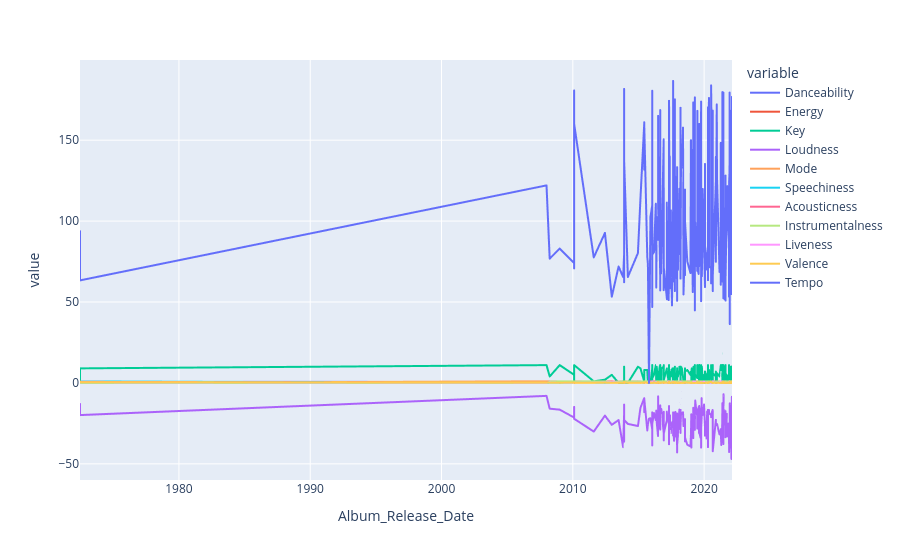

The notebook cell saved with this chart:
### Code cell
import pandas as pd
import numpy as np
import matplotlib

#importing and merging two csv files
df = pd.concat(
    map(pd.read_csv,['meditationandrelaxation1.csv', 'meditationandrelaxation2.csv', 'meditationandrelaxation3.csv', 'meditationandrelaxation4.csv', 'meditationandrelaxation5.csv']), ignore_index=True)
print(df)

df.head()

"""## EDA (Exploratory Data Analysis)"""

#finding total NaN values in dataset
df.isna().sum()

#displaying all rows having all NaN values
df[df.isnull().any(axis=1)]

#coverting dtype of object to datetime
df['Album Release Date'] = pd.to_datetime(df['Album Release Date'])
df.dtypes

df.shape

df.describe()

#displaying column name
df.columns

df.dtypes

#creating random user names
nodes=['{0}'.format(i) for i in range(1,151)]

print(nodes)

import numpy as np

#inserting random user name
df["user"] = np.random.choice(nodes, size=len(df))

df.dtypes

df.head()

df.user

df

#droping unwanted columns in the dataset
music=df.drop(["Artist URI(s)","Album URI","Album Artist URI(s)","Album Artist Name(s)","Album Image URL","Disc Number","Track Preview URL"],axis=1)
music.columns

#poping last user column
first_column=music.pop("user")

music.columns

#inserting user column at first place
music.insert(0,"user", first_column)

music.columns

len(music)

df.dtypes

#coverting dtype of object to datetime
music['Added At'] =pd.to_datetime(music['Added At'])

df.dtypes

#extrating date from datetime format
music["Added At"]=music["Added At"].dt.date

music["Added At"]

#coverting datatype (object to datetime), displaying only date
music['Added At'] = pd.to_datetime(music['Added At'])

#filling Na values in Time Signature with 0
music['Time Signature'] = music['Time Signature'].fillna(0)

#converting datatype of Time Signature column from float to int
music['Time Signature'] = music['Time Signature'].astype(np.int64)

music.dtypes

music

#rename all the columns which have space in between bcs it considers as a series type

music=music.rename(columns= {"Track URI":"Track_URI","Track Name":"Track_Name","Artist Name(s)":"Artist_Name","Album Name":"Album_Name","Album Release Date":"Album_Release_Date","Track Number":"Track_Number","Track Duration (ms)":"Track_Duration(ms)","Added By":"Added_By","Added At":"Added_At","Time Signature":"Time_Signature","user":"user_id"})
#df.columns = df.columns.str.replace(' ','_')

music.head()

music.sort_values('user_id', ascending=True)

music["Added_At"]

"""#### checking Na values in columns"""

music["Added_At"].isna().sum()

music["Album_Release_Date"].isna().sum()

date_mean=(music.Album_Release_Date-music.Album_Release_Date.min()).mean()+music.Album_Release_Date.min()

date_mean

d='2019-01-12 01:07:39.060402688'
date=pd.to_datetime(d).date()
print(date)

end = pd.to_datetime('2019-01-12')
music["Album_Release_Date"]=music["Album_Release_Date"].fillna(end)

music

#Replacing NaN values in Danceability column with mean value as column is of contineous type and non-categorical
Danceability_mean=music["Danceability"].mean()
music['Danceability'] = music['Danceability'].fillna(Danceability_mean)

#Replacing NaN values in Energy column with mean value as column is of contineous type and non-categorical
Energy_mean=music["Energy"].mean()
music['Energy'] = music['Energy'].fillna(Energy_mean)

#Replacing NaN values in key column with mean value as column is of contineous type and non-categorical
Key_mean=music["Key"].mean()
music['Key'] = music['Key'].fillna(Key_mean)

#Replacing NaN values in loudness column with mean value as column is of contineous type and non-categorical
Loudness_mean=music["Loudness"].mean()
music['Loudness'] = music['Loudness'].fillna(Loudness_mean)

#Replacing NaN values in Mode column with mean value as column is of contineous type and non-categorical
Mode_mean=music["Mode"].mean()
music['Mode'] = music['Mode'].fillna(Mode_mean)

#Replacing NaN valuesin Speechiness column with mean value as column is of contineous type and non-categorical
Speechiness_mean=music["Speechiness"].mean()
music['Speechiness'] = music['Speechiness'].fillna(Speechiness_mean)

#Replacing NaN values in Acousticness column with mean value as column is of contineous type and non-categorical
Acousticness_mean=music["Acousticness"].mean()
music['Acousticness'] = music['Acousticness'].fillna(Acousticness_mean)

#Replacing NaN values in Instrumentalness column with mean value as column is of contineous type and non-categorical
Instrumentalness_mean=music["Instrumentalness"].mean()
music['Instrumentalness'] = music['Instrumentalness'].fillna(Instrumentalness_mean)

#Replacing NaN values in Liveness column with mean value as column is of contineous type and non-categorical
Liveness_mean=music["Liveness"].mean()
music['Liveness'] = music['Liveness'].fillna(Liveness_mean)

#Replacing NaN values in valence column with mean value as column is of contineous type and non-categorical
Valence_mean=music["Valence"].mean()
music['Valence'] = music['Valence'].fillna(Valence_mean)

#Replacing NaN values in Tempo column with mean value as column is of contineous type and non-categorical
Tempo_mean=music["Tempo"].mean()
music['Tempo'] = music['Tempo'].fillna(Tempo_mean)

#Replacing NaN values in Time_Signature column with mode value as column is categorical
Time_Signature_mode=music["Time_Signature"].mode()
Time_Signature_mode

music['Time_Signature'] = music['Time_Signature'].replace(0, 4)

music.isna().sum()

music

music=music.sort_values(by='Album_Release_Date',ascending=False)
music

#from sklearn.preprocessing import StandardScaler
#array= StandardScaler().fit_transform(music[['Danceability', 'Energy','Key','Loudness','Mode','Speechiness','Acousticness','Instrumentalness','Liveness','Valence','Tempo']])
#array

#stmusic= pd.DataFrame(array, columns=['Danceability', 'Energy','Key','Loudness','Mode','Speechiness','Acousticness','Instrumentalness','Liveness','Valence','Tempo'])
#stmusic

music.dtypes

#music.drop(music.iloc[:, 11:22], inplace = True, axis = 1)

music

#music['tmp'] = 1
#stmusic['tmp'] = 1

#music1= pd.merge(music, stmusic, on=['tmp'])
#music=music1.drop('tmp', axis=1)
#music

music.dtypes

"""### Visualizing the Data"""

import matplotlib.pyplot as plt
from matplotlib.pyplot import hist
import seaborn as sns
#hist=music.plot(x="Track_Name", y="Popularity", kind='hist')
plt.figure(figsize=(100,30))
plt.bar(music['Track_Name'], music['Popularity'], align='center')
plt.xlabel('Track_Name')
plt.xticks(rotation=90)
plt.ylabel('Popularity',fontsize=80)
plt.yticks(fontsize=50)
plt.title('Bar Chart',fontsize=120)
plt.show()

#counted popularity
popularity_count=music.groupby('Track_Name')['Popularity'].count().sort_values(ascending=False)
popularity_count

#creating a dataframe with popularity count
popularity_mean_count= pd.DataFrame(music.groupby('Track_Name')['Popularity'].mean())
popularity_mean_count

#adding popularity mean count to existing dataframe with popularity
popularity_mean_count['popularity_count'] = pd.DataFrame(music.groupby('Track_Name')['Popularity'].count())

popularity_mean_count

# Commented out IPython magic to ensure Python compatibility.
sns.set_style('dark')
# %matplotlib inline

plt.figure(figsize=(20,10))
plt.xlabel("popularity count", fontsize=20)
plt.ylabel("Track count", fontsize=20)
plt.title("Histogram of track count vs popularity", fontsize=30)
plt.rcParams['patch.force_edgecolor'] = True
popularity_mean_count['popularity_count'].hist(bins=50)

#jointplot
plt.figure(figsize=(8,6))
plt.rcParams['patch.force_edgecolor'] = True
sns.jointplot(x='Popularity', y='popularity_count', data=popularity_mean_count, alpha=0.4)

"""## Top Ten Popular Songs"""

#count how many rows we have by song, we show only the ten more popular songs
top_ten = music.groupby('Track_Name')['Popularity'].count().reset_index().sort_values(['Popularity', 'Track_Name'], ascending = [0,1])
top_ten['top_ten']  = round(top_ten['Popularity'].div(top_ten['Popularity'].sum())*100, 2)

top_ten = top_ten[:10]
top_ten

labels = top_ten['Track_Name'].tolist()
counts = top_ten['Popularity'].tolist()

plt.figure()
sns.barplot(x=counts, y=labels, palette='Set3')
sns.despine(left=True, bottom=True)


import plotly.express as px
sound=px.data.gapminder()
sound_features=['Danceability', 'Energy', 'Key', 'Loudness', 'Mode', 'Speechiness', 'Acousticness', 'Instrumentalness', 'Liveness', 'Valence', 'Tempo']
figure=px.line(music, x="Album_Release_Date", y=sound_features)
figure.show()

# how many songs a user listend to
music_grouped=music.groupby(['user_id','Track_Name'])
music_grouped.first()

"""# Finding Similarities of Users by Pivot Table"""

music_pivot=music.pivot_table(index='user_id',columns='Track_Name', values='Popularity').reset_index(drop=True)
music_pivot

# Impute those NaNs with 0 values
music_pivot.fillna(0,inplace=True)
music_pivot

from sklearn.metrics import pairwise_distances
from scipy.spatial.distance import cosine,correlation

# Calculating Cosine Similarity between Users on array data
music_sim=1-pairwise_distances(music_pivot.values,metric='cosine')
music_sim

# Store the results in a dataframe format
music_sim1=pd.DataFrame(music_sim)
music_sim1

# Set the index and column names to music ids
#similarity of each users individually
music_sim1.index=music['user_id'].unique()
music_sim1.columns=music['user_id'].unique()
music_sim1

#every user is similar to themselves so not considering it
# Nullifying diagonal values
np.fill_diagonal(music_sim,0)
music_sim1

# displaying Most Similar Users
music_sim1.idxmax(axis=1)

music1=music.sort_index()
music1

music1.head(10)

"""## PCA"""

from sklearn.decomposition import PCA

# define transform
pca = PCA(n_components=1)
# prepare transform on dataset
pca.fit(music.iloc[:,12:23])
# apply transform to dataset
transformed = pca.transform(music.iloc[:,12:23])

transformed

pca.components_

# Final Dataframe
final_df=pd.DataFrame(transformed)
final_df

pca1= final_df.rename(columns={0: 'PC1'})
pca1

pc = pd.concat([music1, pca1], ignore_index=False)
pc

pc['PC1'].isnull()

"""## Music Similarity"""

from sklearn.feature_extraction.text import CountVectorizer
cv = CountVectorizer(max_features=500,stop_words='english')

vector = cv.fit_transform(music1['Track_Name'].unique()).toarray()

vector.shape

from sklearn.metrics.pairwise import cosine_similarity
similarity = cosine_similarity(vector)
similarity

similarity[2]

#index of perticular song
music1[music1['Track_Name'] == 'Yoga Top 100'].index[0]

"""# Deployment"""

def recommend(music):
    index = music1[music1['Track_Name'] == music].index[0]
    distances = sorted(list(enumerate(similarity[index])),reverse=True,key = lambda x: x[1])

    for i in distances[1:11]:
        a=[(music1.iloc[i[0]].Track_Name)],[(music1.iloc[i[0]].Artist_Name)]
#         data= pd.DataFrame(a, columns =['Track Name', 'Artist Name'],index =[i[0]])
        print(a)

recommend('Mindscape')

import pickle

pickle.dump(music1,open('music.pkl','wb'))

pickle.dump(similarity,open('similarity.pkl','wb'))

### Figure 1 — Plotly figure (JSON) as saved in the notebook; plotly's stock layout.template omitted (floating-point values rounded to 4 significant figures; data arrays with more than 128 entries replaced by an {"elided": "..."} marker saying what was removed)
{"data": [{"hovertemplate": "variable=Danceability<br>Album_Release_Date=%{x}<br>value=%{y}<extra></extra>", "legendgroup": "Danceability", "line": {"color": "#636efa", "dash": "solid"}, "marker": {"symbol": "circle"}, "mode": "lines", "name": "Danceability", "showlegend": true, "type": "scattergl", "x": {"elided": "1287 str values"}, "xaxis": "x", "y": {"elided": "1287 float values"}, "yaxis": "y"}, {"hovertemplate": "variable=Energy<br>Album_Release_Date=%{x}<br>value=%{y}<extra></extra>", "legendgroup": "Energy", "line": {"color": "#EF553B", "dash": "solid"}, "marker": {"symbol": "circle"}, "mode": "lines", "name": "Energy", "showlegend": true, "type": "scattergl", "x": {"elided": "1287 str values"}, "xaxis": "x", "y": {"elided": "1287 float values"}, "yaxis": "y"}, {"hovertemplate": "variable=Key<br>Album_Release_Date=%{x}<br>value=%{y}<extra></extra>", "legendgroup": "Key", "line": {"color": "#00cc96", "dash": "solid"}, "marker": {"symbol": "circle"}, "mode": "lines", "name": "Key", "showlegend": true, "type": "scattergl", "x": {"elided": "1287 str values"}, "xaxis": "x", "y": {"elided": "1287 float values"}, "yaxis": "y"}, {"hovertemplate": "variable=Loudness<br>Album_Release_Date=%{x}<br>value=%{y}<extra></extra>", "legendgroup": "Loudness", "line": {"color": "#ab63fa", "dash": "solid"}, "marker": {"symbol": "circle"}, "mode": "lines", "name": "Loudness", "showlegend": true, "type": "scattergl", "x": {"elided": "1287 str values"}, "xaxis": "x", "y": {"elided": "1287 float values"}, "yaxis": "y"}, {"hovertemplate": "variable=Mode<br>Album_Release_Date=%{x}<br>value=%{y}<extra></extra>", "legendgroup": "Mode", "line": {"color": "#FFA15A", "dash": "solid"}, "marker": {"symbol": "circle"}, "mode": "lines", "name": "Mode", "showlegend": true, "type": "scattergl", "x": {"elided": "1287 str values"}, "xaxis": "x", "y": {"elided": "1287 float values"}, "yaxis": "y"}, {"hovertemplate": "variable=Speechiness<br>Album_Release_Date=%{x}<br>value=%{y}<extra></extra>", "legendgroup": "Speechiness", "line": {"color": "#19d3f3", "dash": "solid"}, "marker": {"symbol": "circle"}, "mode": "lines", "name": "Speechiness", "showlegend": true, "type": "scattergl", "x": {"elided": "1287 str values"}, "xaxis": "x", "y": {"elided": "1287 float values"}, "yaxis": "y"}, {"hovertemplate": "variable=Acousticness<br>Album_Release_Date=%{x}<br>value=%{y}<extra></extra>", "legendgroup": "Acousticness", "line": {"color": "#FF6692", "dash": "solid"}, "marker": {"symbol": "circle"}, "mode": "lines", "name": "Acousticness", "showlegend": true, "type": "scattergl", "x": {"elided": "1287 str values"}, "xaxis": "x", "y": {"elided": "1287 float values"}, "yaxis": "y"}, {"hovertemplate": "variable=Instrumentalness<br>Album_Release_Date=%{x}<br>value=%{y}<extra></extra>", "legendgroup": "Instrumentalness", "line": {"color": "#B6E880", "dash": "solid"}, "marker": {"symbol": "circle"}, "mode": "lines", "name": "Instrumentalness", "showlegend": true, "type": "scattergl", "x": {"elided": "1287 str values"}, "xaxis": "x", "y": {"elided": "1287 float values"}, "yaxis": "y"}, {"hovertemplate": "variable=Liveness<br>Album_Release_Date=%{x}<br>value=%{y}<extra></extra>", "legendgroup": "Liveness", "line": {"color": "#FF97FF", "dash": "solid"}, "marker": {"symbol": "circle"}, "mode": "lines", "name": "Liveness", "showlegend": true, "type": "scattergl", "x": {"elided": "1287 str values"}, "xaxis": "x", "y": {"elided": "1287 float values"}, "yaxis": "y"}, {"hovertemplate": "variable=Valence<br>Album_Release_Date=%{x}<br>value=%{y}<extra></extra>", "legendgroup": "Valence", "line": {"color": "#FECB52", "dash": "solid"}, "marker": {"symbol": "circle"}, "mode": "lines", "name": "Valence", "showlegend": true, "type": "scattergl", "x": {"elided": "1287 str values"}, "xaxis": "x", "y": {"elided": "1287 float values"}, "yaxis": "y"}, {"hovertemplate": "variable=Tempo<br>Album_Release_Date=%{x}<br>value=%{y}<extra></extra>", "legendgroup": "Tempo", "line": {"color": "#636efa", "dash": "solid"}, "marker": {"symbol": "circle"}, "mode": "lines", "name": "Tempo", "showlegend": true, "type": "scattergl", "x": {"elided": "1287 str values"}, "xaxis": "x", "y": {"elided": "1287 float values"}, "yaxis": "y"}], "layout": {"legend": {"title": {"text": "variable"}, "tracegroupgap": 0}, "margin": {"t": 60}, "xaxis": {"anchor": "y", "domain": [0, 1], "title": {"text": "Album_Release_Date"}}, "yaxis": {"anchor": "x", "domain": [0, 1], "title": {"text": "value"}}}}
